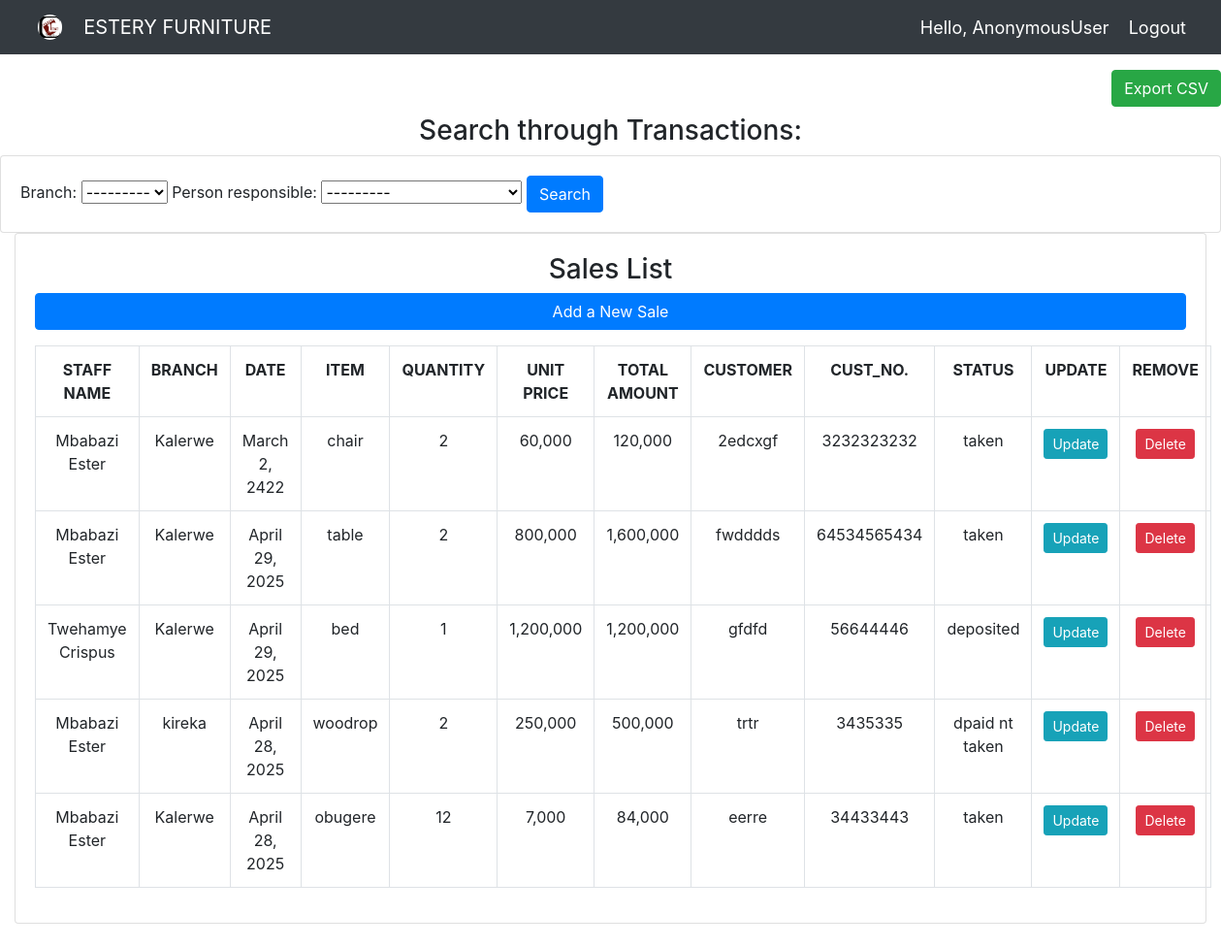
Page /all_sale/ on the committed database.
### estery_app/models.py (models this page shows)
class Sale(models.Model):
    branch_choices =(("Kalerwe","Kalerwe"),("kireka","kireka"))
    item_name = models.CharField(max_length=300, null=False)
    quantity = models.PositiveIntegerField()
    unit_price = models.PositiveIntegerField()
    date_of_sale = models.DateField()
    branch = models.CharField(max_length=30, null=False, choices = branch_choices)
    person_responsible = models.ForeignKey(Employee, on_delete=models.SET_DEFAULT, default=None, null=False)
    customer_name = models.CharField(max_length=300, null=False)
    customer_contact = models.PositiveIntegerField()
    status = models.CharField(max_length=300)
    @property
    def total_amount(self):
    	total_amount = self.unit_price * self.quantity
    	return total_amount

class Employee(models.Model):
    sex_choices = (("Male","male"), ("Female","Female"))
    emp_id =models.CharField(max_length=10, primary_key=True )
    full_name = models.CharField(max_length=200, null=False)
    sex = models.CharField(max_length=10,choices = sex_choices)
    telephone = models.PositiveIntegerField()
    date_of_birth = models.DateField(validators=[MaxValueValidator(datetime.date.today)])
    parent_name = models.CharField(max_length=200, null=False)
    parent_telephone = models.PositiveIntegerField()
    home_address = models.CharField(max_length=300)
    Registered_date = models.DateTimeField(auto_now_add=True)
    def __str__(self):
        return self.emp_id + " " +self.full_name

### estery_app/views.py (the view)
# urls.py: path('all_sale/', views.allSale, name='all_sale'),
def allSale(request):
    search_sale = request.GET.get('search')
    if search_sale:
        sales = Sale.objects.filter(Q(amount__icontains=search_sale) |
                             Q(purpose__icontains=search_sale) |
                             Q(date_created__icontains=search_sale))
    else:
        sales = Sale.objects.all().order_by("-date_of_sale")
        myFilter = SaleFilter(request.GET, queryset=sales)
        sales = myFilter.qs
        context = {'sales': sales,
                    'myFilter': myFilter
        } #'members': members}
    return render(request, 'all_sale.html', context )

### estery_app/templates/all_sale.html (shortened to what this page needs)
{% extends 'main.html' %}
{% load static %}
{% load humanize %}
{% block content %}
<link rel="stylesheet" href="https://cdn.jsdelivr.net/npm/bootstrap@4.5.3/dist/css/bootstrap.min.css">
<br>
<div class="row">
    <div class="col">
        <h6 align="right"><a class="btn btn-success" href="#' %}">Export CSV</a></h6>
        <h3 align="center">Search through Transactions:</h3>
        <div class="card card-body">
            <form method="get">
                {{myFilter.form}}
                <button class="btn btn-primary" type="submit">Search</button>
            </form>
        </div>
    </div>
</div>
 <div class = "col-md-12 text-center">
    <div class="card card-body">
        <h3 id="header-h2">Sales List</h3>
        <a class="btn btn-primary btn-block" href="{% url 'create_sale' %}"> Add a New Sale</a><p></p>
        <table class="table table-bordered border-primary table-hover">
                <th>STAFF NAME</th>
                <th>BRANCH</th>
                <th>DATE </th>
                <th>ITEM </th>
                <th>QUANTITY</th>
                <th>UNIT PRICE</th>
                <th>TOTAL AMOUNT</th>
                <th>CUSTOMER</th>
                <th>CUST_NO.</th>
                <th>STATUS</th>
                <th>UPDATE</th>
                <th>REMOVE</th>
            {% for x in sales %}
            <tr>
                <td>{{ x.person_responsible.full_name }}</td>
                <td>{{ x.branch }}</td>
                <td>{{ x.date_of_sale }}</td>
                <td>{{ x.item_name }}</td>
                <td>{{ x.quantity }}</td>
                <td>{{ x.unit_price|floatformat|intcomma }}</td>
                <td>{{ x.total_amount|floatformat|intcomma }}</td>
                <td>{{ x.customer_name }}</td>
                <td>{{ x.customer_contact }}</td>
                <td>{{ x.status }}</td>
                <td><a class="btn btn-sm btn-info" href="{% url 'update_sale' x.id  %}">Update</a></td>
                <td><a class="btn btn-sm btn-danger" href="{% url 'delete_sale' x.id  %}">Delete</a></td>
            </tr>
            {% endfor %}
        </table>
    </div><br>
</div>
{% endblock content %}

### estery_app/static/css/main.css (style rules this page uses)
body { background-color: #ebeff5; }

### rows in the picture
Sale: person_responsible.full_name "Mbabazi Ester", branch "Kalerwe", date_of_sale "March 2, 2422", item_name "chair", quantity "2", unit_price "60,000", total_amount "120,000", customer_name "2edcxgf", customer_contact "3232323232", status "taken"
Sale: person_responsible.full_name "Mbabazi Ester", branch "Kalerwe", date_of_sale "April 29, 2025", item_name "table", quantity "2", unit_price "800,000", total_amount "1,600,000", customer_name "fwdddds", customer_contact "64534565434", status "taken"
Sale: person_responsible.full_name "Twehamye Crispus", branch "Kalerwe", date_of_sale "April 29, 2025", item_name "bed", quantity "1", unit_price "1,200,000", total_amount "1,200,000", customer_name "gfdfd", customer_contact "56644446", status "deposited"
Sale: person_responsible.full_name "Mbabazi Ester", branch "kireka", date_of_sale "April 28, 2025", item_name "woodrop", quantity "2", unit_price "250,000", total_amount "500,000", customer_name "trtr", customer_contact "3435335", status "dpaid nt taken"
Sale: person_responsible.full_name "Mbabazi Ester", branch "Kalerwe", date_of_sale "April 28, 2025", item_name "obugere", quantity "12", unit_price "7,000", total_amount "84,000", customer_name "eerre", customer_contact "34433443", status "taken"

### other values in the picture
{{ request.user }} "AnonymousUser"
